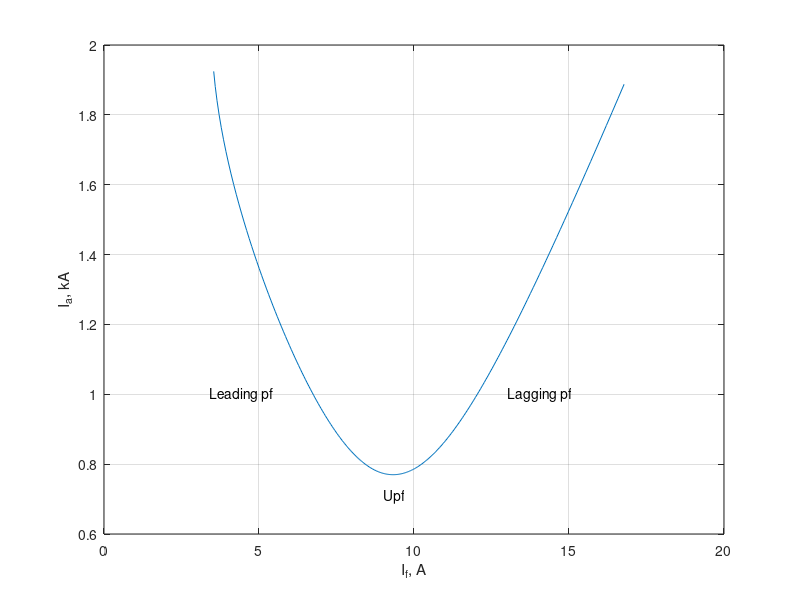

Recreate this plot in MATLAB.
P = 40;                                           % real power, MW
V = 30/sqrt(3)+ j*0;                           % phase voltage, kV
Zs = j*9;                                  % synchronous impedance
ang = acos(0.4);
theta=ang:-0.01:-ang;   % Angle from 0.4 leading to 0.4 lagging pf
P= P*ones(1,length(theta));       % generates P array of same size
Iam = P./(3*abs(V)*cos(theta));             % current magnitude kA
Ia = Iam.*(cos(theta) + j*sin(theta));            % current phasor
E = V + Zs.*Ia;                        % excitation voltage phasor
Em = abs(E);                    % excitation voltage magnitude, kV
If = Em*1000/2000;                              % field current, A
plot(If, Iam), grid
xlabel('I_f, A'), ylabel('I_a, kA')
text(3.4, 1, 'Leading pf'), text(13, 1, 'Lagging pf')
text(9, .71, 'Upf')
